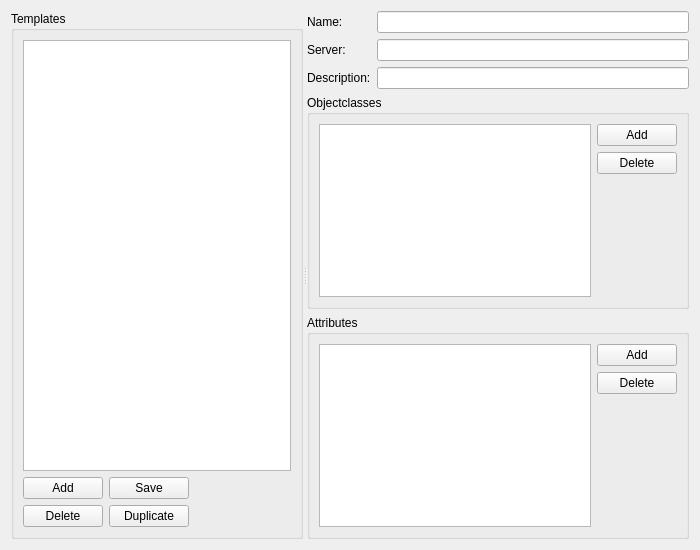
<?xml version="1.0" encoding="UTF-8"?>
<ui version="4.0">
 <class>TemplateWidget</class>
 <widget class="QWidget" name="TemplateWidget">
  <property name="geometry">
   <rect>
    <x>0</x>
    <y>0</y>
    <width>700</width>
    <height>550</height>
   </rect>
  </property>
  <property name="windowTitle">
   <string>Form</string>
  </property>
  <layout class="QGridLayout" name="gridLayout_3">
   <item row="0" column="0">
    <widget class="QSplitter" name="splitter">
     <property name="orientation">
      <enum>Qt::Horizontal</enum>
     </property>
     <property name="childrenCollapsible">
      <bool>false</bool>
     </property>
     <widget class="QWidget" name="layoutWidget">
      <layout class="QGridLayout" name="gridLayout">
       <item row="0" column="0">
        <widget class="QGroupBox" name="groupBoxTemplates">
         <property name="title">
          <string>Templates</string>
         </property>
         <layout class="QGridLayout" name="gridLayout_6">
          <item row="1" column="1">
           <widget class="QPushButton" name="pushButtonTemplatesSave">
            <property name="sizePolicy">
             <sizepolicy hsizetype="Fixed" vsizetype="Fixed">
              <horstretch>0</horstretch>
              <verstretch>0</verstretch>
             </sizepolicy>
            </property>
            <property name="text">
             <string>Save</string>
            </property>
           </widget>
          </item>
          <item row="1" column="0">
           <widget class="QPushButton" name="pushButtonTemplatesAdd">
            <property name="sizePolicy">
             <sizepolicy hsizetype="Fixed" vsizetype="Fixed">
              <horstretch>0</horstretch>
              <verstretch>0</verstretch>
             </sizepolicy>
            </property>
            <property name="text">
             <string>Add</string>
            </property>
           </widget>
          </item>
          <item row="0" column="0" colspan="3">
           <widget class="QListView" name="listViewTemplates">
            <property name="sizePolicy">
             <sizepolicy hsizetype="Expanding" vsizetype="Expanding">
              <horstretch>0</horstretch>
              <verstretch>0</verstretch>
             </sizepolicy>
            </property>
           </widget>
          </item>
          <item row="2" column="2">
           <spacer name="horizontalSpacer">
            <property name="orientation">
             <enum>Qt::Horizontal</enum>
            </property>
            <property name="sizeHint" stdset="0">
             <size>
              <width>40</width>
              <height>20</height>
             </size>
            </property>
           </spacer>
          </item>
          <item row="2" column="0">
           <widget class="QPushButton" name="pushButtonTemplatesDelete">
            <property name="sizePolicy">
             <sizepolicy hsizetype="Fixed" vsizetype="Fixed">
              <horstretch>0</horstretch>
              <verstretch>0</verstretch>
             </sizepolicy>
            </property>
            <property name="text">
             <string>Delete</string>
            </property>
           </widget>
          </item>
          <item row="2" column="1">
           <widget class="QPushButton" name="pushButtonTemplatesDuplicate">
            <property name="sizePolicy">
             <sizepolicy hsizetype="Fixed" vsizetype="Fixed">
              <horstretch>0</horstretch>
              <verstretch>0</verstretch>
             </sizepolicy>
            </property>
            <property name="text">
             <string>Duplicate</string>
            </property>
           </widget>
          </item>
         </layout>
        </widget>
       </item>
      </layout>
     </widget>
     <widget class="QWidget" name="layoutWidget">
      <layout class="QGridLayout" name="gridLayout_2">
       <item row="0" column="0">
        <widget class="QLabel" name="labelName">
         <property name="text">
          <string>Name:</string>
         </property>
        </widget>
       </item>
       <item row="0" column="1">
        <widget class="QLineEdit" name="lineEditName"/>
       </item>
       <item row="1" column="0">
        <widget class="QLabel" name="labelServer">
         <property name="text">
          <string>Server:</string>
         </property>
        </widget>
       </item>
       <item row="1" column="1">
        <widget class="QLineEdit" name="lineEditServer"/>
       </item>
       <item row="2" column="0">
        <widget class="QLabel" name="labelDescription">
         <property name="text">
          <string>Description:</string>
         </property>
        </widget>
       </item>
       <item row="2" column="1">
        <widget class="QLineEdit" name="lineEditDescription"/>
       </item>
       <item row="3" column="0" rowspan="2" colspan="2">
        <widget class="QGroupBox" name="groupBoxObjectclasses">
         <property name="title">
          <string>Objectclasses</string>
         </property>
         <layout class="QGridLayout" name="gridLayout_5">
          <item row="0" column="0" rowspan="3" colspan="2">
           <widget class="QTableView" name="tableViewObjectclasses"/>
          </item>
          <item row="0" column="2">
           <widget class="QPushButton" name="pushButtonObjectclassesAdd">
            <property name="sizePolicy">
             <sizepolicy hsizetype="Fixed" vsizetype="Fixed">
              <horstretch>0</horstretch>
              <verstretch>0</verstretch>
             </sizepolicy>
            </property>
            <property name="text">
             <string>Add</string>
            </property>
           </widget>
          </item>
          <item row="1" column="2">
           <widget class="QPushButton" name="pushButtonObjectclassesDelete">
            <property name="sizePolicy">
             <sizepolicy hsizetype="Fixed" vsizetype="Fixed">
              <horstretch>0</horstretch>
              <verstretch>0</verstretch>
             </sizepolicy>
            </property>
            <property name="text">
             <string>Delete</string>
            </property>
           </widget>
          </item>
         </layout>
        </widget>
       </item>
       <item row="5" column="0" colspan="2">
        <widget class="QGroupBox" name="groupBoxAttributes">
         <property name="title">
          <string>Attributes</string>
         </property>
         <layout class="QGridLayout" name="gridLayout_4">
          <item row="0" column="0" rowspan="3" colspan="2">
           <widget class="QTableView" name="tableViewAttributes"/>
          </item>
          <item row="0" column="2">
           <widget class="QPushButton" name="pushButtonAttributesAdd">
            <property name="sizePolicy">
             <sizepolicy hsizetype="Fixed" vsizetype="Fixed">
              <horstretch>0</horstretch>
              <verstretch>0</verstretch>
             </sizepolicy>
            </property>
            <property name="text">
             <string>Add</string>
            </property>
           </widget>
          </item>
          <item row="1" column="2">
           <widget class="QPushButton" name="pushButtonAttributesDelete">
            <property name="sizePolicy">
             <sizepolicy hsizetype="Fixed" vsizetype="Fixed">
              <horstretch>0</horstretch>
              <verstretch>0</verstretch>
             </sizepolicy>
            </property>
            <property name="text">
             <string>Delete</string>
            </property>
           </widget>
          </item>
         </layout>
        </widget>
       </item>
      </layout>
     </widget>
    </widget>
   </item>
  </layout>
 </widget>
 <resources/>
 <connections>
  <connection>
   <sender>pushButtonAttributesAdd</sender>
   <signal>clicked()</signal>
   <receiver>TemplateWidget</receiver>
   <slot>addAttribute()</slot>
   <hints>
    <hint type="sourcelabel">
     <x>642</x>
     <y>350</y>
    </hint>
    <hint type="destinationlabel">
     <x>393</x>
     <y>259</y>
    </hint>
   </hints>
  </connection>
  <connection>
   <sender>pushButtonObjectclassesAdd</sender>
   <signal>clicked()</signal>
   <receiver>TemplateWidget</receiver>
   <slot>addObjectclass()</slot>
   <hints>
    <hint type="sourcelabel">
     <x>642</x>
     <y>122</y>
    </hint>
    <hint type="destinationlabel">
     <x>393</x>
     <y>259</y>
    </hint>
   </hints>
  </connection>
  <connection>
   <sender>pushButtonTemplatesAdd</sender>
   <signal>clicked()</signal>
   <receiver>TemplateWidget</receiver>
   <slot>addTemplate()</slot>
   <hints>
    <hint type="sourcelabel">
     <x>57</x>
     <y>489</y>
    </hint>
    <hint type="destinationlabel">
     <x>393</x>
     <y>259</y>
    </hint>
   </hints>
  </connection>
  <connection>
   <sender>pushButtonAttributesDelete</sender>
   <signal>clicked()</signal>
   <receiver>TemplateWidget</receiver>
   <slot>deleteAttribute()</slot>
   <hints>
    <hint type="sourcelabel">
     <x>642</x>
     <y>379</y>
    </hint>
    <hint type="destinationlabel">
     <x>393</x>
     <y>259</y>
    </hint>
   </hints>
  </connection>
  <connection>
   <sender>pushButtonObjectclassesDelete</sender>
   <signal>clicked()</signal>
   <receiver>TemplateWidget</receiver>
   <slot>deleteObjectclass()</slot>
   <hints>
    <hint type="sourcelabel">
     <x>642</x>
     <y>151</y>
    </hint>
    <hint type="destinationlabel">
     <x>393</x>
     <y>259</y>
    </hint>
   </hints>
  </connection>
  <connection>
   <sender>pushButtonTemplatesDelete</sender>
   <signal>clicked()</signal>
   <receiver>TemplateWidget</receiver>
   <slot>deleteTemplate()</slot>
   <hints>
    <hint type="sourcelabel">
     <x>57</x>
     <y>518</y>
    </hint>
    <hint type="destinationlabel">
     <x>393</x>
     <y>259</y>
    </hint>
   </hints>
  </connection>
  <connection>
   <sender>pushButtonTemplatesDuplicate</sender>
   <signal>clicked()</signal>
   <receiver>TemplateWidget</receiver>
   <slot>duplicateTemplate()</slot>
   <hints>
    <hint type="sourcelabel">
     <x>138</x>
     <y>518</y>
    </hint>
    <hint type="destinationlabel">
     <x>393</x>
     <y>259</y>
    </hint>
   </hints>
  </connection>
  <connection>
   <sender>pushButtonTemplatesSave</sender>
   <signal>clicked()</signal>
   <receiver>TemplateWidget</receiver>
   <slot>saveTemplate()</slot>
   <hints>
    <hint type="sourcelabel">
     <x>138</x>
     <y>489</y>
    </hint>
    <hint type="destinationlabel">
     <x>393</x>
     <y>259</y>
    </hint>
   </hints>
  </connection>
 </connections>
 <slots>
  <slot>addTemplate()</slot>
  <slot>addObjectclass()</slot>
  <slot>addAttribute()</slot>
  <slot>deleteTemplate()</slot>
  <slot>deleteObjectclass()</slot>
  <slot>deleteAttribute()</slot>
  <slot>duplicateTemplate()</slot>
  <slot>saveTemplate()</slot>
 </slots>
</ui>
